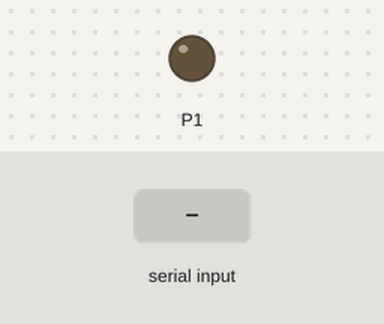
Bench run of a program on a simulated BBC micro:bit running MicroPython. On the bench: output pins drawn as LEDs (lit = HIGH). The inputs (shaded band) are chosen by the test bench.

Above: at 1.2 s.
1.3 s: "0" typed at the serial console
At 2.5 s:
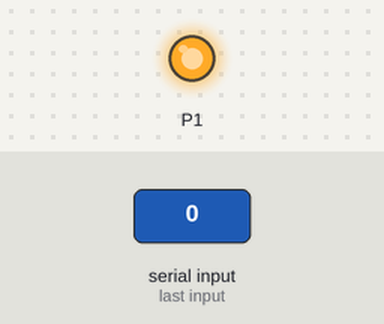
2.8 s: "1" typed at the serial console
At 3.8 s:
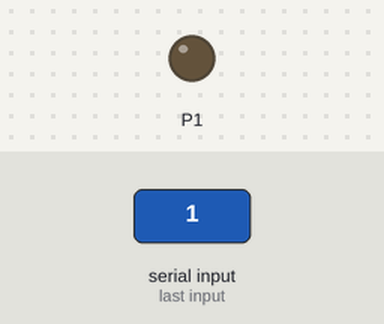
Timing chart, 0 to 5.8 s (numbered marks = the images above; inputs shaded):
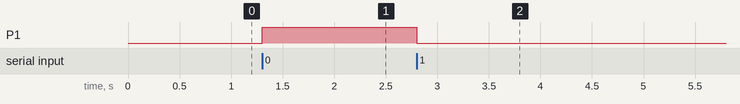

Measured:
- after the input at 1.3 s, P1: LOW → HIGH at once
- after the input at 2.8 s, P1: HIGH → LOW at once

The program:

p5.py
```python
from microbit import *
display.clear()

# 마이크로비트 <-> PC 시리얼 통신 속도 설정(1초에 9600bit)
uart.init(baudrate=9600)

while True:
    data = uart.read() # 시리얼 통신으로 입력 받은 정보를 data 변수에 입력받기
    if data == b'1':   # 입력 받은 정보가 b'1'(클래스명이 '1' -> 마스크 O)이라면
      #  display.show(Image.HEART)
      pin1.write_digital(0)
    elif data == b'0': # 입력 받은 정보가 b'0'(클래스명이 '0' -> 마스크 X)이라면
      #  display.show(Image.NO)
      pin1.write_digital(1)
```
